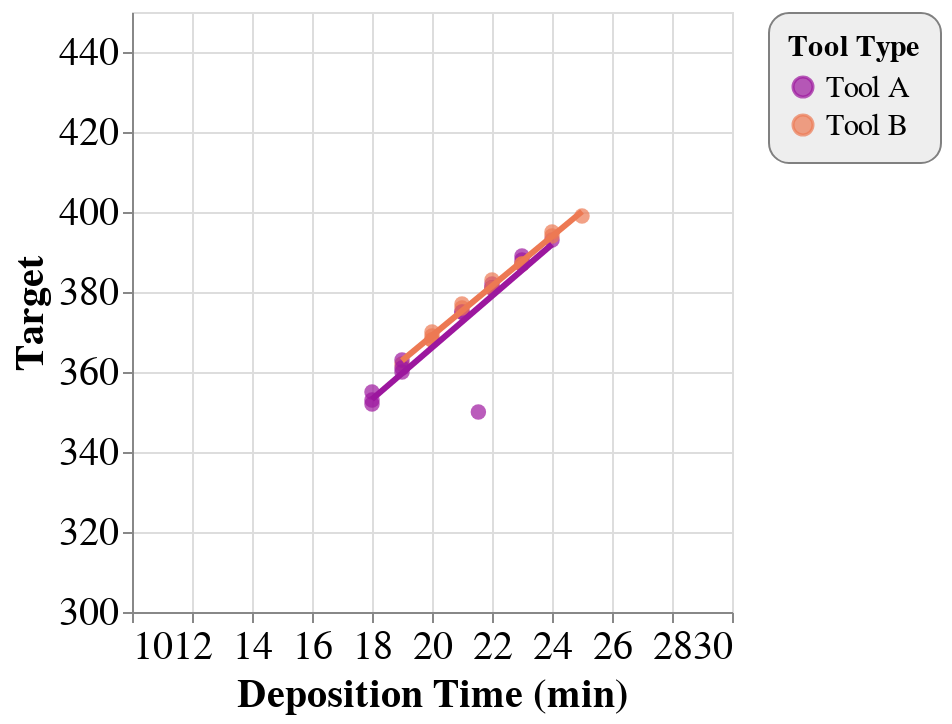

Notebook cell for this chart:
### Code cell
source = df_cell
ax_x = 'Deposition Time (min)'
ax_y = 'Target'
ax_l = 'Tool Type'

chart = alt.Chart(source).mark_circle().encode(
    x=alt.X(ax_x, axis=alt.Axis(labelFontSize=20.0,titleFontSize=20.0), scale=alt.Scale(domain=[10, 30])),
    y=alt.Y(ax_y, axis=alt.Axis(labelFontSize=20.0,titleFontSize=20.0), scale=alt.Scale(domain=[300, 450])),
    color=alt.Color(ax_l, legend=alt.Legend(titleFontSize=15, labelFontSize=15), scale=alt.Scale(scheme="plasma")),
    size=alt.value(60.0))
reg = chart.transform_regression(ax_x, ax_y, groupby=[ax_l]).mark_line(strokeWidth=5).encode(size=alt.value(3.0))

total_graph = chart + reg

total_graph.configure_legend(
    strokeColor='gray',
    fillColor='#EEEEEE',
    padding=10,
    cornerRadius=10,
    labelLimit = 200
).interactive()

### Figure 1 — Vega-Lite specification as saved in the notebook (floating-point values rounded to 4 significant figures)
{"config": {"view": {"continuousWidth": 300, "continuousHeight": 300}, "legend": {"cornerRadius": 10, "fillColor": "#EEEEEE", "labelLimit": 200, "padding": 10, "strokeColor": "gray"}}, "layer": [{"mark": {"type": "circle"}, "encoding": {"color": {"field": "Tool Type", "legend": {"labelFontSize": 15, "titleFontSize": 15}, "scale": {"scheme": "plasma"}, "type": "nominal"}, "size": {"value": 60.0}, "x": {"axis": {"labelFontSize": 20.0, "titleFontSize": 20.0}, "field": "Deposition Time (min)", "scale": {"domain": [10, 30]}, "type": "quantitative"}, "y": {"axis": {"labelFontSize": 20.0, "titleFontSize": 20.0}, "field": "Target", "scale": {"domain": [300, 450]}, "type": "quantitative"}}, "name": "view_12"}, {"mark": {"type": "line", "strokeWidth": 5}, "encoding": {"color": {"field": "Tool Type", "legend": {"labelFontSize": 15, "titleFontSize": 15}, "scale": {"scheme": "plasma"}, "type": "nominal"}, "size": {"value": 3.0}, "x": {"axis": {"labelFontSize": 20.0, "titleFontSize": 20.0}, "field": "Deposition Time (min)", "scale": {"domain": [10, 30]}, "type": "quantitative"}, "y": {"axis": {"labelFontSize": 20.0, "titleFontSize": 20.0}, "field": "Target", "scale": {"domain": [300, 450]}, "type": "quantitative"}}, "transform": [{"on": "Deposition Time (min)", "regression": "Target", "groupby": ["Tool Type"]}]}], "data": {"name": "data-c6fe5ba76a34de5a188ab201323ddfda"}, "params": [{"name": "param_4", "select": {"type": "interval", "encodings": ["x", "y"]}, "bind": "scales", "views": ["view_12"]}], "$schema": "https://vega.github.io/schema/vega-lite/v5.16.3.json", "datasets": {"data-c6fe5ba76a34de5a188ab201323ddfda": [{"Sample_ID": "A1", "Tool Type": "Tool A", "Tray Number": "Tray1", "Power (W)": 200.0, "Pressure (mTorr)": 3.4, "Ar Flow (sccm)": 49.0, "Deposition Time (min)": 18.0, "Substrate Temp (°C)": 193.0, "Target": 352}, {"Sample_ID": "A2", "Tool Type": "Tool A", "Tray Number": "Tray2", "Power (W)": 200.0, "Pressure (mTorr)": 3.1, "Ar Flow (sccm)": 44.0, "Deposition Time (min)": 23.0, "Substrate Temp (°C)": 167.0, "Target": 388}, {"Sample_ID": "A3", "Tool Type": "Tool B", "Tray Number": "Tray1", "Power (W)": 250.0, "Pressure (mTorr)": 3.0, "Ar Flow (sccm)": 43.0, "Deposition Time (min)": 20.0, "Substrate Temp (°C)": 196.0, "Target": 368}, {"Sample_ID": "A5", "Tool Type": "Tool A", "Tray Number": "Tray1", "Power (W)": 220.0, "Pressure (mTorr)": 2.9, "Ar Flow (sccm)": 41.0, "Deposition Time (min)": 24.0, "Substrate Temp (°C)": 176.0, "Target": 393}, {"Sample_ID": "A6", "Tool Type": "Tool A", "Tray Number": "Tray2", "Power (W)": 220.0, "Pressure (mTorr)": 3.1, "Ar Flow (sccm)": 44.0, "Deposition Time (min)": 23.0, "Substrate Temp (°C)": 175.3, "Target": 387}, {"Sample_ID": "A7", "Tool Type": "Tool B", "Tray Number": "Tray1", "Power (W)": 190.0, "Pressure (mTorr)": 2.3, "Ar Flow (sccm)": 49.0, "Deposition Time (min)": 19.0, "Substrate Temp (°C)": 158.0, "Target": 362}, {"Sample_ID": "A8", "Tool Type": "Tool B", "Tray Number": "Tray2", "Power (W)": 250.0, "Pressure (mTorr)": 3.3, "Ar Flow (sccm)": 46.0, "Deposition Time (min)": 25.0, "Substrate Temp (°C)": 154.0, "Target": 399}, {"Sample_ID": "A9", "Tool Type": "Tool A", "Tray Number": "Tray1", "Power (W)": 160.0, "Pressure (mTorr)": 2.4, "Ar Flow (sccm)": 47.0, "Deposition Time (min)": 18.0, "Substrate Temp (°C)": 158.0, "Target": 355}, {"Sample_ID": "A11", "Tool Type": "Tool B", "Tray Number": "Tray1", "Power (W)": 270.0, "Pressure (mTorr)": 2.4, "Ar Flow (sccm)": 46.72, "Deposition Time (min)": 24.0, "Substrate Temp (°C)": 194.0, "Target": 394}, {"Sample_ID": "A12", "Tool Type": "Tool B", "Tray Number": "Tray2", "Power (W)": 220.0, "Pressure (mTorr)": 3.1, "Ar Flow (sccm)": 42.0, "Deposition Time (min)": 21.0, "Substrate Temp (°C)": 181.0, "Target": 377}, {"Sample_ID": "A13", "Tool Type": "Tool A", "Tray Number": "Tray1", "Power (W)": 240.0, "Pressure (mTorr)": 2.5, "Ar Flow (sccm)": 50.0, "Deposition Time (min)": 21.0, "Substrate Temp (°C)": 152.0, "Target": 375}, {"Sample_ID": "A14", "Tool Type": "Tool A", "Tray Number": "Tray2", "Power (W)": 230.3, "Pressure (mTorr)": 3.3, "Ar Flow (sccm)": 41.0, "Deposition Time (min)": 23.0, "Substrate Temp (°C)": 169.0, "Target": 389}, {"Sample_ID": "A15", "Tool Type": "Tool B", "Tray Number": "Tray1", "Power (W)": 350.0, "Pressure (mTorr)": 3.2, "Ar Flow (sccm)": 47.0, "Deposition Time (min)": 24.0, "Substrate Temp (°C)": 186.0, "Target": 395}, {"Sample_ID": "A17", "Tool Type": "Tool A", "Tray Number": "Tray1", "Power (W)": 200.0, "Pressure (mTorr)": 2.6, "Ar Flow (sccm)": 42.0, "Deposition Time (min)": 21.55, "Substrate Temp (°C)": 168.0, "Target": 350}, {"Sample_ID": "A18", "Tool Type": "Tool A", "Tray Number": "Tray2", "Power (W)": 210.0, "Pressure (mTorr)": 3.5, "Ar Flow (sccm)": 46.0, "Deposition Time (min)": 21.0, "Substrate Temp (°C)": 171.0, "Target": 375}, {"Sample_ID": "A19", "Tool Type": "Tool B", "Tray Number": "Tray1", "Power (W)": 190.0, "Pressure (mTorr)": 3.0, "Ar Flow (sccm)": 45.0, "Deposition Time (min)": 20.0, "Substrate Temp (°C)": 167.0, "Target": 369}, {"Sample_ID": "A20", "Tool Type": "Tool B", "Tray Number": "Tray2", "Power (W)": 210.0, "Pressure (mTorr)": 2.9, "Ar Flow (sccm)": 43.0, "Deposition Time (min)": 21.0, "Substrate Temp (°C)": 197.0, "Target": 376}, {"Sample_ID": "A21", "Tool Type": "Tool A", "Tray Number": "Tray1", "Power (W)": 230.0, "Pressure (mTorr)": 3.3, "Ar Flow (sccm)": 47.0, "Deposition Time (min)": 22.0, "Substrate Temp (°C)": 172.0, "Target": 382}, {"Sample_ID": "A22", "Tool Type": "Tool A", "Tray Number": "Tray2", "Power (W)": 280.0, "Pressure (mTorr)": 2.1, "Ar Flow (sccm)": 49.0, "Deposition Time (min)": 22.0, "Substrate Temp (°C)": 193.0, "Target": 381}, {"Sample_ID": "A23", "Tool Type": "Tool B", "Tray Number": "Tray1", "Power (W)": 240.0, "Pressure (mTorr)": 3.4, "Ar Flow (sccm)": 47.0, "Deposition Time (min)": 22.0, "Substrate Temp (°C)": 159.0, "Target": 383}, {"Sample_ID": "A24", "Tool Type": "Tool B", "Tray Number": "Tray2", "Power (W)": 200.0, "Pressure (mTorr)": 2.8, "Ar Flow (sccm)": 43.0, "Deposition Time (min)": 20.0, "Substrate Temp (°C)": 177.0, "Target": 370}, {"Sample_ID": "A25", "Tool Type": "Tool A", "Tray Number": "Tray1", "Power (W)": 180.0, "Pressure (mTorr)": 3.2, "Ar Flow (sccm)": 49.0, "Deposition Time (min)": 18.0, "Substrate Temp (°C)": 155.0, "Target": 353}, {"Sample_ID": "A26", "Tool Type": "Tool A", "Tray Number": "Tray2", "Power (W)": 170.0, "Pressure (mTorr)": 3.1, "Ar Flow (sccm)": 49.0, "Deposition Time (min)": 19.0, "Substrate Temp (°C)": 163.0, "Target": 361}, {"Sample_ID": "A27", "Tool Type": "Tool B", "Tray Number": "Tray1", "Power (W)": 190.0, "Pressure (mTorr)": 2.9, "Ar Flow (sccm)": 50.0, "Deposition Time (min)": 20.0, "Substrate Temp (°C)": 165.0, "Target": 368}, {"Sample_ID": "A28", "Tool Type": "Tool B", "Tray Number": "Tray2", "Power (W)": 300.0, "Pressure (mTorr)": 3.3, "Ar Flow (sccm)": 46.0, "Deposition Time (min)": 23.0, "Substrate Temp (°C)": 173.0, "Target": 387}, {"Sample_ID": "A29", "Tool Type": "Tool A", "Tray Number": "Tray1", "Power (W)": 230.0, "Pressure (mTorr)": 2.0, "Ar Flow (sccm)": 50.0, "Deposition Time (min)": 22.0, "Substrate Temp (°C)": 199.0, "Target": 381}, {"Sample_ID": "A30", "Tool Type": "Tool A", "Tray Number": "Tray2", "Power (W)": 120.0, "Pressure (mTorr)": 3.2, "Ar Flow (sccm)": 50.0, "Deposition Time (min)": 19.0, "Substrate Temp (°C)": 170.0, "Target": 360}, {"Sample_ID": "A31", "Tool Type": "Tool B", "Tray Number": "Tray1", "Power (W)": 300.0, "Pressure (mTorr)": 3.6, "Ar Flow (sccm)": 56.0, "Deposition Time (min)": 22.0, "Substrate Temp (°C)": 180.0, "Target": 381}, {"Sample_ID": "A32", "Tool Type": "Tool B", "Tray Number": "Tray2", "Power (W)": 250.0, "Pressure (mTorr)": 2.9, "Ar Flow (sccm)": 46.72, "Deposition Time (min)": 23.0, "Substrate Temp (°C)": 171.0, "Target": 387}, {"Sample_ID": "A34", "Tool Type": "Tool A", "Tray Number": "Tray2", "Power (W)": 250.0, "Pressure (mTorr)": 2.9, "Ar Flow (sccm)": 49.0, "Deposition Time (min)": 19.0, "Substrate Temp (°C)": 182.0, "Target": 363}]}}
